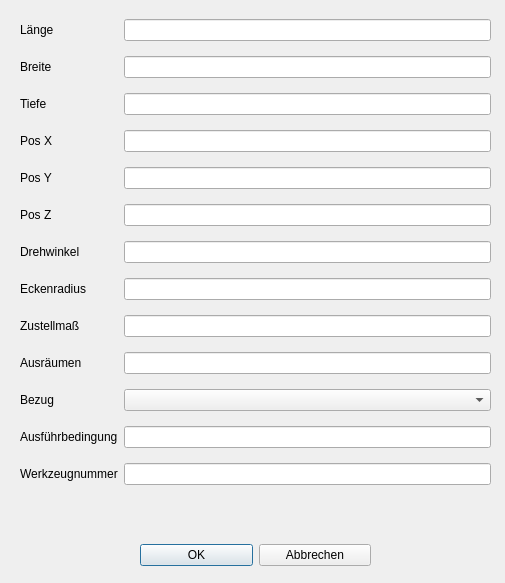
<?xml version="1.0" encoding="UTF-8"?>
<ui version="4.0">
 <class>Dialog_bearb_rta</class>
 <widget class="QDialog" name="Dialog_bearb_rta">
  <property name="geometry">
   <rect>
    <x>0</x>
    <y>0</y>
    <width>505</width>
    <height>583</height>
   </rect>
  </property>
  <property name="windowTitle">
   <string>Rechtecktasche</string>
  </property>
  <property name="modal">
   <bool>true</bool>
  </property>
  <widget class="QWidget" name="">
   <property name="geometry">
    <rect>
     <x>20</x>
     <y>10</y>
     <width>471</width>
     <height>491</height>
    </rect>
   </property>
   <layout class="QGridLayout" name="gridLayout">
    <item row="8" column="1">
     <widget class="QLineEdit" name="lineEdit_zust"/>
    </item>
    <item row="4" column="1">
     <widget class="QLineEdit" name="lineEdit_y"/>
    </item>
    <item row="6" column="1">
     <widget class="QLineEdit" name="lineEdit_wi"/>
    </item>
    <item row="1" column="0">
     <widget class="QLabel" name="label_2">
      <property name="text">
       <string>Breite</string>
      </property>
     </widget>
    </item>
    <item row="7" column="0">
     <widget class="QLabel" name="label_8">
      <property name="text">
       <string>Eckenradius</string>
      </property>
     </widget>
    </item>
    <item row="6" column="0">
     <widget class="QLabel" name="label_7">
      <property name="text">
       <string>Drehwinkel</string>
      </property>
     </widget>
    </item>
    <item row="4" column="0">
     <widget class="QLabel" name="label_5">
      <property name="text">
       <string>Pos Y</string>
      </property>
     </widget>
    </item>
    <item row="5" column="1">
     <widget class="QLineEdit" name="lineEdit_z"/>
    </item>
    <item row="8" column="0">
     <widget class="QLabel" name="label_9">
      <property name="text">
       <string>Zustellmaß</string>
      </property>
     </widget>
    </item>
    <item row="3" column="1">
     <widget class="QLineEdit" name="lineEdit_x"/>
    </item>
    <item row="3" column="0">
     <widget class="QLabel" name="label_4">
      <property name="text">
       <string>Pos X</string>
      </property>
     </widget>
    </item>
    <item row="11" column="0">
     <widget class="QLabel" name="label_12">
      <property name="text">
       <string>Ausführbedingung</string>
      </property>
     </widget>
    </item>
    <item row="7" column="1">
     <widget class="QLineEdit" name="lineEdit_rad"/>
    </item>
    <item row="10" column="0">
     <widget class="QLabel" name="label_11">
      <property name="text">
       <string>Bezug</string>
      </property>
     </widget>
    </item>
    <item row="0" column="1">
     <widget class="QLineEdit" name="lineEdit_l"/>
    </item>
    <item row="1" column="1">
     <widget class="QLineEdit" name="lineEdit_b"/>
    </item>
    <item row="9" column="0">
     <widget class="QLabel" name="label_10">
      <property name="text">
       <string>Ausräumen</string>
      </property>
     </widget>
    </item>
    <item row="2" column="0">
     <widget class="QLabel" name="label_3">
      <property name="text">
       <string>Tiefe</string>
      </property>
     </widget>
    </item>
    <item row="5" column="0">
     <widget class="QLabel" name="label_6">
      <property name="text">
       <string>Pos Z</string>
      </property>
     </widget>
    </item>
    <item row="0" column="0">
     <widget class="QLabel" name="label">
      <property name="text">
       <string>Länge</string>
      </property>
     </widget>
    </item>
    <item row="2" column="1">
     <widget class="QLineEdit" name="lineEdit_ti"/>
    </item>
    <item row="12" column="0">
     <widget class="QLabel" name="label_13">
      <property name="text">
       <string>Werkzeugnummer</string>
      </property>
     </widget>
    </item>
    <item row="9" column="1">
     <widget class="QLineEdit" name="lineEdit_raeumen"/>
    </item>
    <item row="11" column="1">
     <widget class="QLineEdit" name="lineEdit_afb"/>
    </item>
    <item row="12" column="1">
     <widget class="QLineEdit" name="lineEdit_wkz"/>
    </item>
    <item row="10" column="1">
     <widget class="QComboBox" name="comboBox_bezug"/>
    </item>
   </layout>
  </widget>
  <widget class="QWidget" name="">
   <property name="geometry">
    <rect>
     <x>140</x>
     <y>540</y>
     <width>231</width>
     <height>31</height>
    </rect>
   </property>
   <layout class="QHBoxLayout" name="horizontalLayout">
    <item>
     <widget class="QPushButton" name="btn_ok">
      <property name="text">
       <string>OK</string>
      </property>
     </widget>
    </item>
    <item>
     <widget class="QPushButton" name="btn_abbrechen">
      <property name="text">
       <string>Abbrechen</string>
      </property>
     </widget>
    </item>
   </layout>
  </widget>
 </widget>
 <tabstops>
  <tabstop>lineEdit_l</tabstop>
  <tabstop>lineEdit_b</tabstop>
  <tabstop>lineEdit_ti</tabstop>
  <tabstop>lineEdit_x</tabstop>
  <tabstop>lineEdit_y</tabstop>
  <tabstop>lineEdit_z</tabstop>
  <tabstop>lineEdit_wi</tabstop>
  <tabstop>lineEdit_rad</tabstop>
  <tabstop>lineEdit_zust</tabstop>
  <tabstop>lineEdit_raeumen</tabstop>
  <tabstop>comboBox_bezug</tabstop>
  <tabstop>lineEdit_afb</tabstop>
  <tabstop>lineEdit_wkz</tabstop>
  <tabstop>btn_ok</tabstop>
  <tabstop>btn_abbrechen</tabstop>
 </tabstops>
 <resources/>
 <connections/>
</ui>
